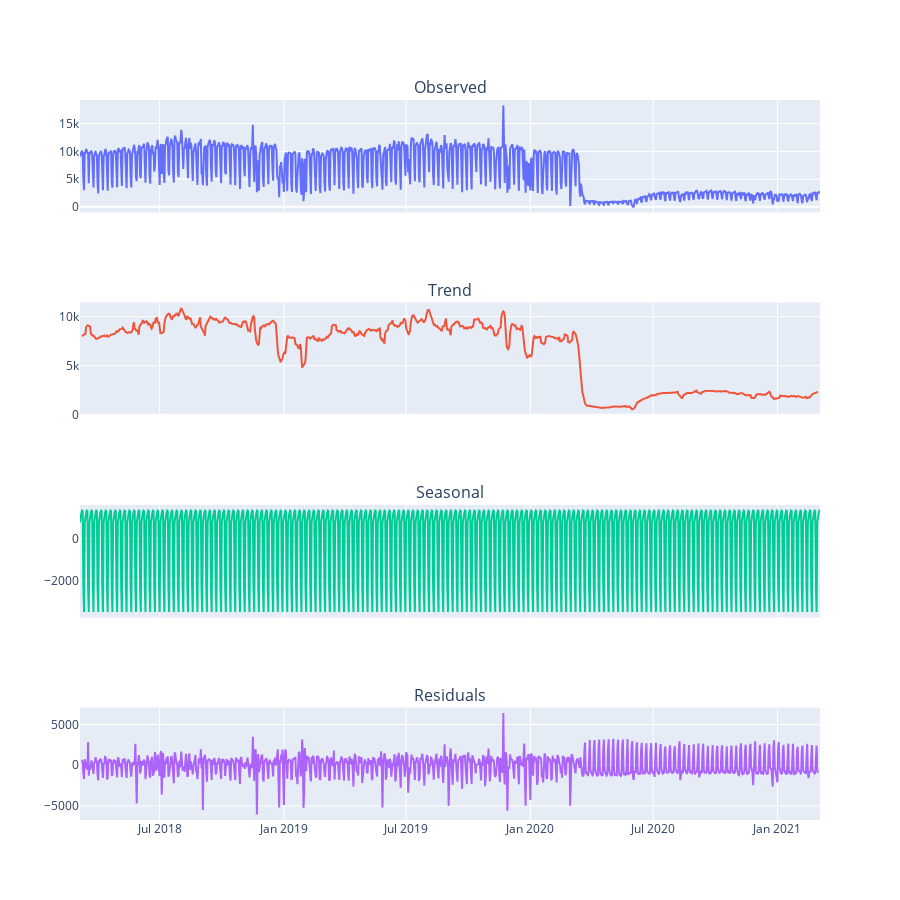

The cell this chart's notebook holds for it:
### Code cell
fig = make_subplots(rows=4, cols=1,subplot_titles=["Observed", "Trend", "Seasonal", "Residuals"])
fig.add_trace(go.Scatter(x=globals()['station_id_'+str(station_id) + '_decompose'].observed.index, y=globals()['station_id_'+str(station_id) + '_decompose'].observed, mode='lines'),row=1, col=1,)
fig.add_trace(go.Scatter(x=globals()['station_id_'+str(station_id) + '_decompose'].trend.index, y=globals()['station_id_'+str(station_id) + '_decompose'].trend, mode='lines'),row=2, col=1,)
fig.add_trace(go.Scatter(x=globals()['station_id_'+str(station_id) + '_decompose'].seasonal.index, y=globals()['station_id_'+str(station_id) + '_decompose'].seasonal, mode='lines'),row=3, col=1,)
fig.add_trace(go.Scatter(x=globals()['station_id_'+str(station_id) + '_decompose'].resid.index, y=globals()['station_id_'+str(station_id) + '_decompose'].resid, mode='lines'),row=4, col=1,)
fig.update_layout(height=900, margin=dict(t=100), showlegend=False)
fig.update_xaxes(showticklabels=False) # hide all the xticks
fig.update_xaxes(showticklabels=True, row=4, col=1)
fig.show()

### Figure 1 — Plotly figure (JSON) as saved in the notebook; plotly's stock layout.template omitted (floating-point values rounded to 4 significant figures; data arrays with more than 128 entries replaced by an {"elided": "..."} marker saying what was removed)
{"data": [{"mode": "lines", "type": "scatter", "x": {"elided": "1097 str values"}, "xaxis": "x", "y": {"elided": "1097 int values"}, "yaxis": "y"}, {"mode": "lines", "type": "scatter", "x": {"elided": "1097 str values"}, "xaxis": "x2", "y": {"elided": "1097 float values"}, "yaxis": "y2"}, {"mode": "lines", "type": "scatter", "x": {"elided": "1097 str values"}, "xaxis": "x3", "y": {"elided": "1097 float values"}, "yaxis": "y3"}, {"mode": "lines", "type": "scatter", "x": {"elided": "1097 str values"}, "xaxis": "x4", "y": {"elided": "1097 float values"}, "yaxis": "y4"}], "layout": {"annotations": [{"font": {"size": 16}, "showarrow": false, "text": "Observed", "x": 0.5, "xanchor": "center", "xref": "paper", "y": 1, "yanchor": "bottom", "yref": "paper"}, {"font": {"size": 16}, "showarrow": false, "text": "Trend", "x": 0.5, "xanchor": "center", "xref": "paper", "y": 0.7188, "yanchor": "bottom", "yref": "paper"}, {"font": {"size": 16}, "showarrow": false, "text": "Seasonal", "x": 0.5, "xanchor": "center", "xref": "paper", "y": 0.4375, "yanchor": "bottom", "yref": "paper"}, {"font": {"size": 16}, "showarrow": false, "text": "Residuals", "x": 0.5, "xanchor": "center", "xref": "paper", "y": 0.1562, "yanchor": "bottom", "yref": "paper"}], "height": 900, "margin": {"t": 100}, "showlegend": false, "xaxis": {"anchor": "y", "domain": [0, 1], "showticklabels": false}, "xaxis2": {"anchor": "y2", "domain": [0, 1], "showticklabels": false}, "xaxis3": {"anchor": "y3", "domain": [0, 1], "showticklabels": false}, "xaxis4": {"anchor": "y4", "domain": [0, 1], "showticklabels": true}, "yaxis": {"anchor": "x", "domain": [0.8438, 1]}, "yaxis2": {"anchor": "x2", "domain": [0.5625, 0.7188]}, "yaxis3": {"anchor": "x3", "domain": [0.2812, 0.4375]}, "yaxis4": {"anchor": "x4", "domain": [0, 0.1562]}}}
